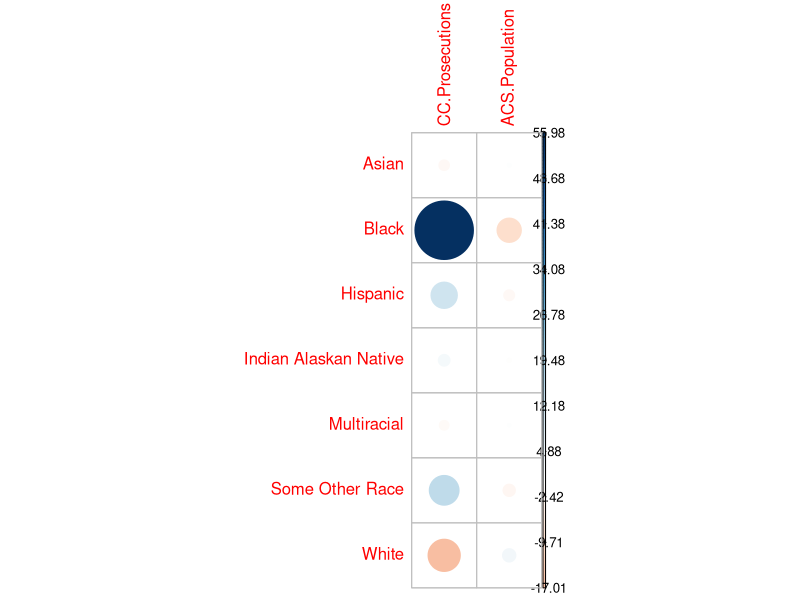

Write R code to recreate this figure.
## ---- chunk 1
knitr::opts_chunk$set(echo = FALSE)
library(corrplot)
library(ggplot2)
## ---- chunk 2
# generate data set
low_level_driving_offenses_by_race = data.frame(row.names=c('White', 'Black','Multiracial', 'Asian',
                                                         'Indian Alaskan Native', 'Some Other Race',
                                                         'Hispanic', 'Unavailable'),
                                                Convicted=c(64,73,2,3,2,3,25,196),
                                                Interim.Disposition=c(1,3,1,1,0,1,3,1),
                                                Dismissed=c(29,43,0,1,1,5,9,29),
                                                No.Disposition=c(73,276,17,7,7,7,32,190))


print(low_level_driving_offenses_by_race)
## ---- chunk 3
rowSums(low_level_driving_offenses_by_race)
## ---- chunk 4
round(rowSums(low_level_driving_offenses_by_race) / sum(low_level_driving_offenses_by_race), 2) * 100
## ---- chunk 5

# generate data set
acs.race.and.ethnicity = data.frame(
  row.names = c(
    'White alone, non-Latinx',
    'Black alone, non-Latinx',
    'More than one race, non-Latinx',
    'Asian alone, non-Latinx',
    'American Indian alone, non-Latinx',
    'Some Other Race alone, non-Latinx',
    'Hispanic or Latinx'
  ),
  Proportion = c(.8526, .0427, 0.0416, .03, .0069, .0009, .0255)
)

# from ACS
gv_population = 22715

acs.race.and.ethnicity$n = round(acs.race.and.ethnicity$Proportion * gv_population)

acs_race_ethnicity_to_cc_race = function(x) {
  if (x == 'American Indian alone, non-Latinx') {
    'Indian Alaskan Native'
  }
  else if (x == 'Asian alone, non-Latinx') {
    'Asian'
  }
  else if (x == 'Black alone, non-Latinx') {
    'Black'
  }
  else if (x == 'Hispanic or Latinx') {
    'Hispanic'
  }
  else if (x == 'More than one race, non-Latinx') {
    'Multiracial'
  }
  else if (x == 'Some Other Race alone, non-Latinx') {
    'Some Other Race'
  }
  else if (x == 'White alone, non-Latinx') {
    'White'
  }
}

converted.names = c()

i = 1

for (n in row.names(acs.race.and.ethnicity)){
  converted_name <- acs_race_ethnicity_to_cc_race(x = n)
  print(paste(n, '->', converted_name))
  converted.names[i] = converted_name
  i = i + 1
}

row.names(acs.race.and.ethnicity) = converted.names

acs_and_lld = merge(rowSums(low_level_driving_offenses_by_race), acs.race.and.ethnicity, by='row.names', all=TRUE)

row.names(acs_and_lld) = acs_and_lld$Row.names

acs_and_lld = acs_and_lld[,c('x', 'n')]

colnames(acs_and_lld) = c('CC.Prosecutions', 'ACS.Population')

## ---- chunk 6
acs_and_lld
## ---- chunk 7
chisq = chisq.test(acs_and_lld[complete.cases(acs_and_lld),])

chisq
## ---- chunk 8
# print('Observed Values')
# 
# round(chisq$observed,2)
# 
# print('Chi-Square Expected Values (assuming race independent prosecution)')
# round(chisq$expected,2)

# Residuals
p = chisq$residuals
row.names(p) = row.names(acs_and_lld)[complete.cases(acs_and_lld)]
corrplot(p, is.cor = FALSE)

# round(p, 2)
# 
# # Contribution in percentage (%)
# print('Contribution to Chi-Square Statistic')
# contrib <- 100*chisq$residuals^2/chisq$statistic
# corrplot(contrib, is.cor = FALSE)
# round(contrib, 3)

## ---- chunk 9

# data.frame(chisq$residuals)

# ggplot(chisq$residuals, aes)

## ---- chunk 10
# 
# n_columns <- dim(low_level_driving_offenses_by_race)[2]
# 
# ft = fisher.test(low_level_driving_offenses_by_race, simulate.p.value = TRUE, B = 1e6)
# 
# ft
# 
# chisq = chisq.test(low_level_driving_offenses_by_race)
# 
# chisq
# 
# print('Observed Values')
# 
# round(chisq$expected,2)
# 
# print('Chi-Square Expected Values (assuming race independent prosecution)')
# round(chisq$expected,2)
# 
# print('pearson residuals (difference between observed and expected values)')
# # Residuals
# corrplot(chisq$residuals, is.cor = FALSE)
# 
# round(chisq$residuals, 2)
# 
# # Contribution in percentage (%)
# print('Contribution to Chi-Square Statistic')
# contrib <- 100*chisq$residuals^2/chisq$statistic
# corrplot(contrib, is.cor = FALSE)
# round(contrib, 3)


# ft = fisher.test(acs_and_lld[,c('x', 'n')])

# ft

